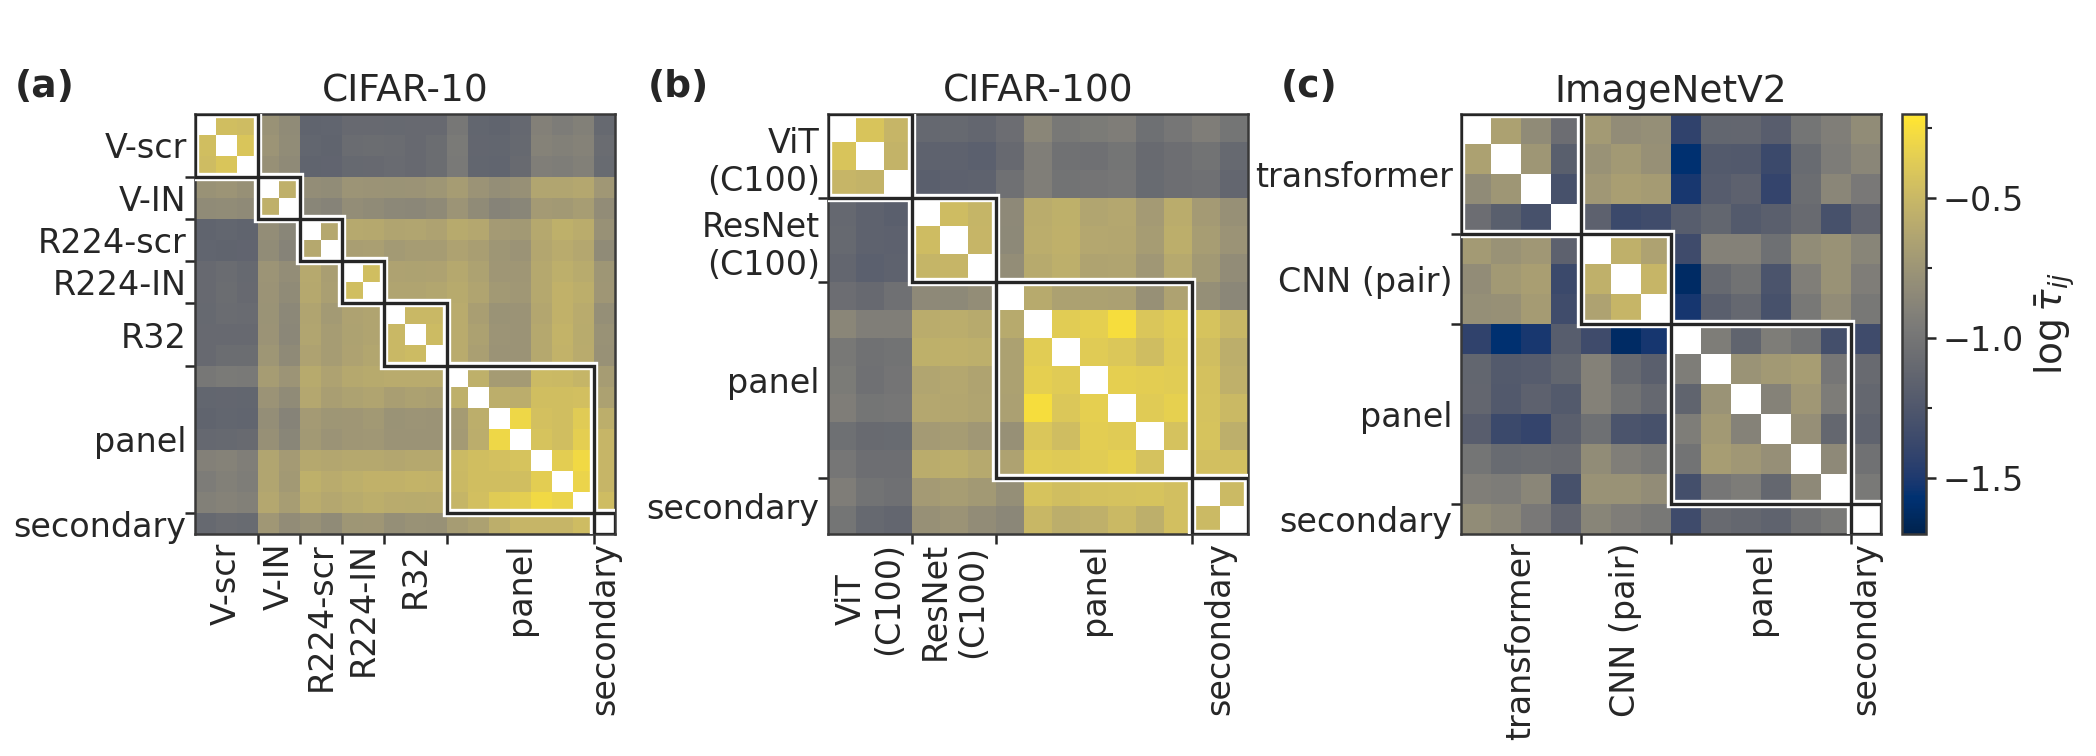

Recreate this plot in Python.
#!/usr/bin/env python3
"""Pairwise symmetric similarity log tau_ij on CIFAR-10, CIFAR-100 and ImageNetV2 (brief 12, section 6.5).

Change log (degisiklik notu):
- 2026-10-31, hakem konseyi B15 (birlesik.md; mercek_sunum bulgu 4): colour-bar ticks were placed
  by the default locator at multiples of 0.25 and printed with .1f, so -0.25 read -0.2, -0.75 read
  -0.8 and -1.25 read -1.2. Major ticks now sit at multiples of 0.5 (minor at 0.25, unlabelled),
  printed with .1f, and the script fails if any printed tick label differs from its tick value.
- 2026-10-31, m15 (mercek_sunum bulgu 12): CIFAR-100 group labels 'V-scr' and 'R32' (CIFAR-10 cell
  names of tab:design) replaced by 'ViT (C100)' and 'ResNet (C100)', two-line on the axes.
- 2026-10-31, m15: group frames are drawn with a white halo under the dark line, so the frame of the
  ImageNetV2 transformer block (whose Mo ViT-B row is dark blue) is visible; before, the dark line
  vanished on dark cells and the block read as unframed.
- 2026-10-31: width 6.989 in (= \\textwidth of ieeeaccess.cls, see konsey_ortak.py), axes resized.

Double column (6.989 in), three heat maps side by side with one shared colour scale. Rows and
columns are ordered by cell or family group (CIFAR-10: V-scr, V-IN, R224-scr, R224-IN, R32,
primary panel, secondary panel; CIFAR-100: ViT (C100), ResNet (C100), primary panel, secondary panel;
ImageNetV2: transformers, CNN pair counterparts, primary panel, secondary panel), diagonal
blocks of each group are framed, diagonal cells are undefined and left blank.

Colour map: every off-diagonal log tau in the three matrices is negative, so a diverging scale
centred at zero would use only one arm; a luminance-monotone sequential map (cividis, colour-blind
safe, survives grey-scale printing) is used instead, with a shared range rounded outward to 0.1.

Inputs (quarantine-safe): results/q1/konsey_b10_gradyan/mantel_{cifar10,cifar100,imagenetv2}.json
(log_tau_matrisi, modeller_ortak, sinamalar.ham.K), raporlar/konsey_2026-10-29/hucre_tablosu{,_b9,_b8}.json
(modeller.<m>.{hucre, aile, birincil_panel, ikincil_panel}), results/q1/konsey_ayrisim_b2.json and
results/q1/konsey_b9_c100/b9_dondurulmus_b2.json (b2.F_B2.K-c, b2.tur_ici_resnet_log_tau) and
results/q1/konsey_ayrisim_b4.json (b4.model_tablosu.<m>.yari_log.sigma) for the identity checks that
the matrices are split-half log tau (ek on kayit section 6.1). Every check against
results/C1_REFERANS_FOYU.md must pass before anything is written.

    docker exec -w /workspace adeb_eval python -B paper/figures/konsey/fig_similarity_matrix.py
"""
import argparse
import math
import sys
from pathlib import Path

sys.path.insert(0, str(Path(__file__).resolve().parent))
import konsey_ortak as K  # noqa: E402
import matplotlib.pyplot as plt  # noqa: E402
import matplotlib.ticker as mticker  # noqa: E402
import numpy as np  # noqa: E402
from matplotlib.patches import Rectangle  # noqa: E402

SCRIPT_REL = "paper/figures/konsey/fig_similarity_matrix.py"
J4P = "results/q1/konsey_ayrisim_b4.json"
SETS = [
    # key, mantel json, cell table, B2-type json (or None), title, foy line of Mantel 'ham' row, anchor
    ("cifar10", "results/q1/konsey_b10_gradyan/mantel_cifar10.json", "raporlar/konsey_2026-10-29/hucre_tablosu.json",
     "results/q1/konsey_ayrisim_b2.json", "CIFAR-10", 1970, "| cifar10 | ham |"),
    ("cifar100", "results/q1/konsey_b10_gradyan/mantel_cifar100.json", "raporlar/konsey_2026-10-29/hucre_tablosu_b9.json",
     "results/q1/konsey_b9_c100/b9_dondurulmus_b2.json", "CIFAR-100", 1972, "| cifar100 | ham |"),
    ("imagenetv2", "results/q1/konsey_b10_gradyan/mantel_imagenetv2.json", "raporlar/konsey_2026-10-29/hucre_tablosu_b8.json",
     "results/q1/konsey_b8_imagenetv2/b8_dondurulmus_b2.json", "ImageNetV2", 1974, "| imagenetv2 | ham |"),
]
# group order and display label per data set: (cell value in the frozen cell table, label)
GROUPS = {
    "cifar10": [("V-scr", "V-scr"), ("V-IN", "V-IN"), ("R224-scr", "R224-scr"), ("R224-IN", "R224-IN"),
                ("C1-R32", "R32"), ("panel", "panel"), ("ikincil_panel", "secondary")],
    # B9 cell table reuses the CIFAR-10 cell names for the CIFAR-100 pair; displayed by dataset (m15)
    "cifar100": [("V-scr", "ViT\n(C100)"), ("C1-R32", "ResNet\n(C100)"), ("panel", "panel"),
                 ("ikincil_panel", "secondary")],
    # B8 cell table reuses the frozen labels: transformers carry 'V-scr', their CNN counterparts 'C1-R32'
    "imagenetv2": [("V-scr", "transformer"), ("C1-R32", "CNN (pair)"), ("panel", "panel"),
                   ("ikincil_panel", "secondary")],
}
# K-c lines: within-ViT and within-ResNet log tau and sigma_V (CIFAR-10 1595, CIFAR-100 1850)
FOY_KC = {"cifar10": 1595, "cifar100": 1850}


def main():
    ap = argparse.ArgumentParser(description=__doc__.splitlines()[0])
    ap.add_argument("--name", default="fig_similarity_matrix")
    ap.add_argument("--width-in", type=float, default=K.DOUBLE_IN)
    ap.add_argument("--height-in", type=float, default=2.52)
    ap.add_argument("--dpi", type=int, default=300)
    ap.add_argument("--seed", type=int, default=0, help="no randomness; kept for the log")
    args = ap.parse_args()

    foy = K.Foy()
    J4 = K.load_json(J4P)
    MT4 = K.dig(J4, "b4.model_tablosu")
    data, okunan, inputs = {}, {}, [J4P]
    okunan[J4P] = ["b4.model_tablosu.<m>.yari_log.sigma (identity check only)"]
    for key, mp, hp, bp, title, kline, kanc in SETS:
        Mj, Hj, Bj = K.load_json(mp), K.load_json(hp), K.load_json(bp)
        inputs += [mp, hp, bp]
        okunan[mp] = ["log_tau_matrisi", "modeller_ortak", "dislanan", "sinamalar.ham.K"]
        okunan[hp] = ["modeller.<m>.{hucre, aile, birincil_panel, ikincil_panel}"]
        okunan[bp] = ["b2.F_B2.K-c.{log_tau_tur_ici, sigma_V}", "b2.tur_ici_resnet_log_tau"]
        mods = list(K.dig(Mj, "modeller_ortak"))
        T = np.array(K.dig(Mj, "log_tau_matrisi"), dtype=float)
        if K.dig(Mj, "dislanan"):
            K.fail(f"{key}: excluded models {Mj['dislanan']}")
        HT = K.dig(Hj, "modeller")
        if set(mods) != set(HT):
            K.fail(f"{key}: modeller_ortak != cell-table models")
        n = len(mods)
        if T.shape != (n, n):
            K.fail(f"{key}: matrix shape {T.shape} for {n} models")
        foy.esit(f"{key}: max |T - T^T|", float(np.abs(T - T.T).max()), 0.0, 0.0, "log tau matrix is symmetric")
        foy.esit(f"{key}: max |diag|", float(np.abs(np.diag(T)).max()), 0.0, 0.0, "diagonal stored as 0 (undefined)")
        foy.esit(f"{key}: K == sinamalar.ham.K", n, K.dig(Mj, "sinamalar.ham.K"), 0, "model count")
        foy.kontrol(f"{key}: K", n, kline, kanc, 0)
        idx = {m: i for i, m in enumerate(mods)}

        def lt(a, b):
            return float(T[idx[a], idx[b]])
        # identity checks: the plotted matrix is the frozen split-half log tau
        Kc = K.dig(Bj, "b2.F_B2.K-c")
        for pk, v in K.dig(Kc, "log_tau_tur_ici").items():
            a, b = pk.split("|")
            foy.esit(f"{key}: log tau {pk} == K-c.log_tau_tur_ici", lt(a, b), v, 1e-12,
                     "matrix cell equals the frozen script's within-family value")
        for pk, v in K.dig(Bj, "b2.tur_ici_resnet_log_tau").items():
            a, b = pk.split("|")
            foy.esit(f"{key}: log tau {pk} == tur_ici_resnet_log_tau", lt(a, b), v, 1e-12,
                     "matrix cell equals the frozen script's within-ResNet value")
        panel = [m for m in mods if HT[m]["birincil_panel"]]
        for m, sv in K.dig(Kc, "sigma_V").items():
            foy.esit(f"{key}: sigma({m}) from matrix == K-c.sigma_V", float(np.mean([lt(m, c) for c in panel])), sv,
                     1e-9, "panel mean of the row equals the frozen sigma")
        if key in FOY_KC:
            ln = FOY_KC[key]
            vit = list(K.dig(Kc, "log_tau_tur_ici").values())
            res = list(K.dig(Bj, "b2.tur_ici_resnet_log_tau").values())
            for i, v in enumerate(vit):
                foy.kontrol(f"{key}: ViT within log tau [{i}]", v, ln, "K-c ayrintisi", 3)
            for i, v in enumerate(res):
                foy.kontrol(f"{key}: ResNet within log tau [{i}]", v, ln, "K-c ayrintisi", 3)
            foy.kontrol(f"{key}: ViT within mean", float(np.mean(vit)), ln, "K-c ayrintisi", 3)
            foy.kontrol(f"{key}: ResNet within mean", float(np.mean(res)), ln, "K-c ayrintisi", 3)
            for m, sv in K.dig(Kc, "sigma_V").items():
                foy.kontrol(f"{key}: sigma_V {m}", sv, ln, "K-c ayrintisi", 3)
        if key == "cifar10":  # every model's split-half sigma in B4 (panel members: panel without itself)
            for m in mods:
                if m not in MT4:
                    continue
                pp = [c for c in panel if c != m]
                foy.esit(f"cifar10: sigma({m}) from matrix == b4 yari_log.sigma", float(np.mean([lt(m, c) for c in pp])),
                         MT4[m]["yari_log"]["sigma"], 1e-9, "matrix reproduces B4 sigma (split-half, log)")
        if key == "imagenetv2":
            trs = [m for m in mods if HT[m]["hucre"] == "V-scr"]
            for m in trs:
                pp = [c for c in panel if c != m]
                foy.kontrol(f"imagenetv2: sigma({m})", float(np.mean([lt(m, c) for c in pp])), 1943,
                            "Donusturucu rho ve sigma", 3)
            within = [lt(a, b) for i, a in enumerate(trs) for b in trs[i + 1:]]
            foy.kontrol("imagenetv2: transformer within log tau min", min(within), 1945, "Dondurulmus betigin B8 ciktisi", 3)
            foy.kontrol("imagenetv2: transformer within log tau max", max(within), 1945, "Dondurulmus betigin B8 ciktisi", 3)
            foy.metin("imagenetv2: 6 transformer pairs", "6 cift", 1945, "Dondurulmus betigin B8 ciktisi")
            if len(within) != 6:
                K.fail("imagenetv2: expected six transformer pairs")
        # order
        order, bounds = [], []
        for cell, lab in GROUPS[key]:
            g = [m for m in mods if HT[m]["hucre"] == cell]
            if not g:
                K.fail(f"{key}: empty group {cell}")
            bounds.append((len(order), len(order) + len(g), lab))
            order += g
        if sorted(order) != sorted(mods):
            K.fail(f"{key}: grouping does not cover all models")
        P = np.array([[T[idx[a], idx[b]] for b in order] for a in order])
        np.fill_diagonal(P, np.nan)
        data[key] = {"title": title, "order": order, "bounds": bounds, "P": P}
    foy.metin("panel P has 7 members (cifar10)", "panel 7 uyeli", 1741, "Havuz modellerinde sigma ve rho")
    foy_sonuc = foy.bitir()

    allv = np.concatenate([d["P"][~np.isnan(d["P"])] for d in data.values()])
    if allv.max() >= 0:
        K.fail("non-negative log tau present; the sequential-scale rationale no longer holds, revisit the colour map")
    vmin, vmax = math.floor(allv.min() * 10) / 10, math.ceil(allv.max() * 10) / 10

    # ---- figure ----
    K.style(args.seed)
    W, H = args.width_in, args.height_in
    fig = plt.figure(figsize=(W, H))
    fig.patch.set_facecolor("white")
    cmap = plt.get_cmap("cividis").copy()
    cmap.set_bad("white")
    s_in, lab_in, x0_in = 1.40, 0.63, 0.02
    bot_in = 0.74
    axs = []
    for k in range(3):
        x = x0_in + lab_in + k * (s_in + lab_in + 0.08)
        axs.append(fig.add_axes([x / W, bot_in / H, s_in / W, s_in / H]))
    cizilen = {}
    for ax, (key, d) in zip(axs, data.items()):
        n = len(d["order"])
        im = ax.imshow(d["P"], cmap=cmap, vmin=vmin, vmax=vmax, interpolation="nearest", aspect="equal")
        for a, b, _ in d["bounds"]:  # white halo under the dark frame: visible on dark and light cells
            ax.add_patch(Rectangle((a - 0.5, a - 0.5), b - a, b - a, fill=False, ec="white", lw=2.0, zorder=3))
            ax.add_patch(Rectangle((a - 0.5, a - 0.5), b - a, b - a, fill=False, ec=K.INK, lw=0.8, zorder=4))
        cen = [(a + b - 1) / 2 for a, b, _ in d["bounds"]]
        labs = [lab for _, _, lab in d["bounds"]]
        ax.set_yticks(cen)
        ax.set_yticklabels(labs)
        ax.set_xticks(cen)
        ax.set_xticklabels(labs, rotation=90)
        ax.tick_params(length=0, pad=2)
        bnd = [a - 0.5 for a, _, _ in d["bounds"][1:]]
        ax.set_xticks(bnd, minor=True)
        ax.set_yticks(bnd, minor=True)
        ax.tick_params(which="minor", length=2.5, width=0.6)
        ax.set_xlim(-0.5, n - 0.5)
        ax.set_ylim(n - 0.5, -0.5)
        for sp in ax.spines.values():
            sp.set_linewidth(0.6)
        ax.set_title(d["title"], fontsize=9, pad=3)
        cizilen[key] = {"sira": d["order"], "gruplar": [{"etiket": lab, "bas": a, "son": b} for a, b, lab in d["bounds"]],
                        "matris_ust_ucgen_ozet": {"en_kucuk": float(np.nanmin(d["P"])), "en_buyuk": float(np.nanmax(d["P"])),
                                                  "hucre_sayisi": int(n * (n - 1) / 2)}}
    cb_x = (x0_in + 3 * (s_in + lab_in) + 0.08 * 2 + 0.07) / W
    cax = fig.add_axes([cb_x, bot_in / H, 0.08 / W, s_in / H])
    cb = fig.colorbar(im, cax=cax)
    cb.outline.set_linewidth(0.6)
    cb.ax.tick_params(length=2.5, width=0.6, pad=1.5)
    cb.set_label(r"$\log\bar\tau_{ij}$", labelpad=2)
    cb.ax.yaxis.set_major_locator(mticker.MultipleLocator(0.5))
    cb.ax.yaxis.set_minor_locator(mticker.MultipleLocator(0.25))
    cb.ax.tick_params(which="minor", length=1.5, width=0.5)
    cb.ax.yaxis.set_major_formatter(plt.FuncFormatter(lambda v, _: f"{v:.1f}".replace("-", "−")))
    fig.canvas.draw()
    cb_ticks = []
    for tv, tl in zip(cb.ax.get_yticks(), cb.ax.get_yticklabels()):
        if not (vmin - 1e-9 <= tv <= vmax + 1e-9):
            continue
        printed = float(tl.get_text().replace("−", "-"))
        if abs(printed - tv) > 1e-9:  # B15: a printed label must equal its tick value exactly
            K.fail(f"colour-bar tick {tv} printed as {tl.get_text()!r}")
        cb_ticks.append(round(float(tv), 6))
    for ax, lab in zip(axs, ("(a)", "(b)", "(c)")):
        bb = ax.get_position()
        K.panel_label(fig, bb.x0 - lab_in / W + 0.004, bb.y1 + 0.012, lab, va="bottom")

    min_pt = K.layout_checks(fig)
    out = K.OUTDIR
    pdf, png, moved = K.save(fig, out, args.name, args.dpi)
    cizilen["renk_olcegi"] = {"harita": "cividis (sequential, luminance-monotone)", "vmin": vmin, "vmax": vmax,
                              "cubuk_etiketleri": cb_ticks, "etiket_esitligi_denetlendi": True,
                              "veri_en_kucuk": float(allv.min()), "veri_en_buyuk": float(allv.max())}
    kp = K.write_kanit(out, args.name, SCRIPT_REL, sys.argv[1:], inputs, (W, H), args.dpi, min_pt, okunan, cizilen,
                       foy_sonuc,
                       ["matrices symmetric with zero diagonal; model set == cell table; K vs foy 1970/1972/1974",
                        "split-half identity: within-family cells == frozen K-c / tur_ici_resnet values (1e-12)",
                        "split-half identity: panel-mean rows == frozen sigma_V (1e-9); CIFAR-10 every B4 model sigma (1e-9)",
                        "K-c within-ViT and within-ResNet log tau, means and sigma_V vs foy 1595 (CIFAR-10), 1850 (CIFAR-100)",
                        "ImageNetV2 transformer sigma vs foy 1943; within-transformer min/max vs foy 1945",
                        "no text overlap, all text inside, >= 8 pt, no Type 3 font"],
                       ["Brief 6.5 asks for a diverging scale; every off-diagonal log tau is negative "
                        f"(range {allv.min():.3f} to {allv.max():.3f}), so a sequential luminance-monotone map is used.",
                        "Axis labels name groups, not individual models; the model order inside each group follows "
                        "modeller_ortak and is recorded under cizilen_degerler.",
                        "ImageNetV2 cell table labels transformers 'V-scr' and their CNN counterparts 'C1-R32' (frozen "
                        "script reuse); they are displayed as 'transformer' and 'CNN (pair)'. Mo ViT-B is in the "
                        "transformer group.",
                        "CIFAR-100 cell table (B9) reuses 'V-scr' and 'C1-R32'; displayed as 'ViT (C100)' and "
                        "'ResNet (C100)' (m15, 2026-10-31).",
                        "Colour-bar labels at multiples of 0.5, each printed label checked equal to its tick value "
                        "(B15, 2026-10-31)."],
                       moved)
    print(f"written: {pdf}\nwritten: {png}\nwritten: {kp}")
    print(f"foy comparisons {foy_sonuc['karsilastirma_sayisi']}, all matched; min font {min_pt}")


if __name__ == "__main__":
    main()
